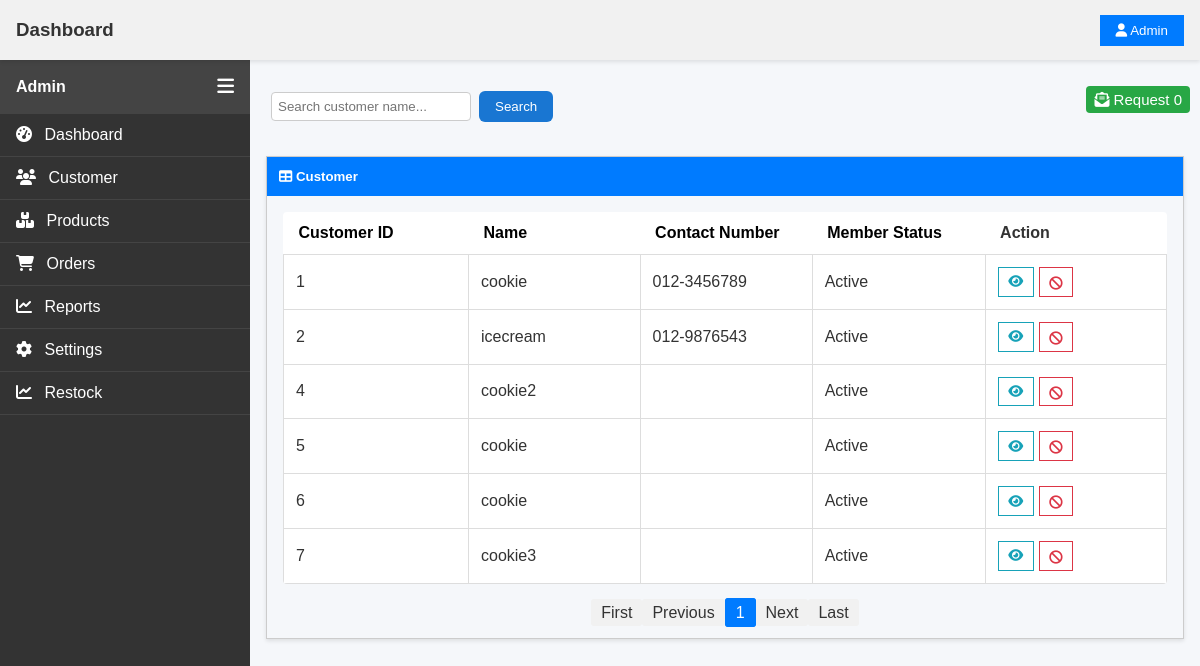
Screenshot of /pages/admin/view_customer.php (signed in) with the database file from the repository.
### tables this page shows
CREATE TABLE `user` (
  `userID` int(11) NOT NULL,
  `username` varchar(255) NOT NULL,
  `passwordHash` varchar(255) NOT NULL,
  `address` text DEFAULT NULL,
  `birthdate` date DEFAULT NULL,
  `email` varchar(255) NOT NULL,
  `emailVerified` tinyint(1) NOT NULL DEFAULT 0 COMMENT 'tinyint(1) is the same as boolean. 0 is false, 1 is true.',
  `phoneNo` varchar(15) DEFAULT NULL,
  `gender` enum('F','M','R') NOT NULL DEFAULT 'R' COMMENT 'F: Female. \r\nM: Male.\r\nR: Rather not say',
  `profilePic` varchar(255) DEFAULT NULL,
  `bio` varchar(1000) DEFAULT NULL,
  `memberStatus` enum('Active','Blocked') NOT NULL DEFAULT 'Active' COMMENT 'Active: regular registered user. Blocked: barred from admin from logging in.',
  `isDeleted` tinyint(1) NOT NULL DEFAULT 0 COMMENT 'tinyint(1) is the same as boolean. 0 is false, 1 is true.'
);

### pages/admin/view_customer.php (the view, shortened to what this page needs)
<?php
require '../../_base.php';
require_once  "../admin/main.php";
?>
<?php
$fields = [
    'userID' => 'Customer ID',
    'username' => 'Name',
    'phoneNo' => 'Contact Number',
    'memberStatus' => 'Member Status'
];
$username = $_GET['username'] ?? '';
$sort = req('sort');
key_exists($sort,$fields)||$sort='userID';
$dir = req('dir');
in_array($dir,['asc','desc'])||$dir='asc';
$page = req('page', 1);
require_once '../../Pager.php';
$p = new Pager("SELECT * FROM user WHERE username like ? ORDER BY $sort $dir", ["%$username%"], 10, $page);
$arr = $p->result;
$stmA = $_db->prepare("SELECT COUNT(*) AS TotalRequest FROM blockeduser WHERE role ='user' AND status='request'");
$stmA->execute();
$resultA = $stmA->fetch();
?>
<div class="main-content" style="  margin-left: var(--sidebar-width);
margin-top: 50px;
padding: 1rem;">
<div class="searchBar" style="display:flex;">
    <div>
<form class="search-box" method="get">
    <?= html_search('username', 'Search customer name...', 'padding: 6px; border-radius: 4px; border: 1px solid #ccc; width: 200px;') ?>
    <button onclick="playSound()" type="submit">Search</button>
    </form>
    </div>
    <div style="position: absolute; right: 0;">
    <a href="/pages/admin/view_customer_request.php" class="btn-add"><i class="fa-solid fa-envelope-open-text"></i> Request <?= htmlspecialchars($resultA->TotalRequest) ?></a>
    </div>
</div>
    <div class="container-table">
        <div class="tb-title">
            <h5 style="margin: 0;"><i class="fas fa-table"></i> Customer </h5>
        </div>
        <div style="padding: 1rem;">
            <table class="tb">
                <tr>
                <?php
        sorting($fields, $_GET['sort'] ?? '', $_GET['dir'] ?? '');
        ?>
        <th>Action</th>
                </tr>
                <?php foreach ($arr as $c): ?>
                    <tr class="row">
                        <td class="content td"><?= $c->userID ?></td>
                        <td class="content td"><?= $c->username ?></td>
                        <td class="content td"><?= $c->phoneNo ?></td>
                        <td class="content td"><?= $c->memberStatus ?></td>
                        <td class="content td">
                            <div class="action">
                                <button class="action-btn-details" data-get="customer_detail.php?userID=<?= $c->userID ?>"><i class="fas fa-eye"></i></button>
                                <?php if ($c->memberStatus=='Active'): ?>
                                <button class="action-btn-delete" data-post="/pages/admin/blockCustomer.php?userID=<?= $c->userID ?>" data-confirm="Are you sure you want to block this user?"><i class="fas fa-ban"></i></button>
                                <?php endif ?>
                            </div>
                        </td>
                    </tr>
                <?php endforeach ?>
            </table>
            <div class="pagination" style="text-align: center; margin-top: 1rem;">
<?= $p->html("sort=$sort&dir=$dir") ?>
    </div>
        </div>
                                </div>
</div>
<?php
require '../../admin_foot.php';
?>

### pages/admin/main.php (shortened to what this page needs)
<!DOCTYPE html>
<html lang="en" data-theme="light">
<head>
  <link rel="stylesheet" href="https://cdnjs.cloudflare.com/ajax/libs/font-awesome/6.4.0/css/all.min.css">
  <link rel="stylesheet" href="/css/main.css">
  <link rel="stylesheet" href="/css/topbar.css">
  <link rel="stylesheet" href="/css/sidebar.css">
  <link rel="stylesheet" href="/css/admin.css">
  <link rel="stylesheet" href="../../lang.js">
  <?php link_stylesheet($stylesheetArray ?? ''); ?>
</head>
<body>
  <?php include __DIR__ . "/../../admin_topbar.php"; ?>
  <?php include __DIR__ . '/../../admin_sidebar.php'; ?>

### _base.php (shortened to what this page needs)
<?php
$time = time();
function link_stylesheet($stylesheetArray) {
    global $time;
    if (is_array($stylesheetArray)) {
        foreach ($stylesheetArray as $stylesheet) {
            echo "<link rel='stylesheet' href='$stylesheet?v=$time' />";
        }
    }
}
function req($key, $value=null){
    $value = $_REQUEST[$key] ?? $value;
    return is_array($value) ? array_map('trim',$value) : trim($value);
}
function html_search($key, $placeholder = 'Search...', $style = '') {
    $value = htmlentities($_GET[$key] ?? '', ENT_QUOTES, 'UTF-8');
    return "<input
                type='text'
                name='$key'
                value='$value'
                placeholder='$placeholder'
                style='$style'>";
}
function sorting($fields, $sort, $dir, $href = '') {
    foreach ($fields as $k => $v) {
        $d = 'asc';
        $c = '';
        $queryString = http_build_query(array_merge($_GET, ['sort' => $k, 'dir' => $d]));
        echo "<th><a href='?$queryString' class='$c'>$v</a></th>";
    }
}

### admin_topbar.php (shortened to what this page needs)
<!DOCTYPE html>
<html lang="en">
<head>
  <link rel="stylesheet" href="/css/topbar.css">
</head>
<body>
<div class="topbar">
  <h3>Dashboard</h3>
  <div class="topbar-right">
    <div class="dropdown">
      <button class="dropdown-toggle" type="button">
        <i class="fas fa-user"></i> Admin
      </button>
    </div>
  </div>
</div>

### admin_sidebar.php (shortened to what this page needs)
<div class="sidebar" id="sidebar">
  <div class="sidebar-header">
    <h4>Admin</h4>
    <button class="sidebar-toggle-btn" id="sidebarToggle">
      <i class="fas fa-bars"></i>
    </button>
  </div>
  <ul class="nav-links">
    <li>
      <a href="/pages/admin/admin_home.php"><i class="fas fa-tachometer-alt"></i> Dashboard</a>
    </li>
    <li>
      <a href="/pages/admin/view_customer.php"><i class="fas fa-users"></i> Customer</a>
    </li>
    <li>
      <a href="/pages/admin/product/admin_product.php"><i class="fas fa-boxes"></i> Products</a>
    </li>
    <li>
      <a href="/pages/admin/admin_order.php"><i class="fas fa-shopping-cart"></i> Orders</a>
    </li>
    <li>
      <a href="/pages/admin/product/adminProductAnlysis.php"><i class="fas fa-chart-line"></i> Reports</a>
    </li>
    <li>
      <a href="#"><i class="fas fa-cog"></i> Settings</a>
    </li>
    <li>
      <a href="/pages/admin/product/stock.php"><i class="fas fa-chart-line"></i> Restock </a>
    </li>
  </ul>
</div>

### pager.php (shortened to what this page needs)
<?php
class Pager {
    public $page;
    public $page_count;
    public function __construct($query, $params, $limit, $page) {
        global $_db;
        $this->limit = ctype_digit($limit) ? max($limit, 1) : 10;
        $this->page = ctype_digit($page) ? max($page, 1) : 1;
        $q = preg_replace('/SELECT.+FROM/', 'SELECT COUNT(*) FROM', $query, 1);
        $stm = $_db->prepare($q);
        $stm->execute($params);
        $this->item_count = $stm->fetchColumn();
        $this->page_count = ceil($this->item_count / $this->limit);
        $offset = ($this->page - 1) * $this->limit;
        $stm = $_db->prepare($query . " LIMIT $offset, $this->limit");
        $stm->execute($params);
        $this->result = $stm->fetchAll();
    }
    public function html($href = '', $attr = '') {
        $prev = max($this->page - 1, 1);
        $next = min($this->page + 1, $this->page_count);
        echo "<nav class='pager' $attr>";
        echo "<a href='?page=1&$href'>First</a>";
        echo "<a href='?page=$prev&$href'>Previous</a>";
        for ($p = 1; $p <= $this->page_count; $p++) {
            $c = $p == $this->page ? 'active' : '';
            echo "<a href='?page=$p&$href' class='$c'>$p</a>";
        }
        echo "<a href='?page=$next&$href'>Next</a>";
        echo "<a href='?page=$this->page_count&$href'>Last</a>";
        echo "</nav>";
    }
}

### admin_foot.php (shortened to what this page needs)
</body>
</html>

### css/main.css (style rules this page uses)
body { margin: 0; padding: 0; font-family: Arial, sans-serif; background-color: #f8f9fa; color: #333; }
.main-content { margin-left: var(--sidebar-width); margin-top: 50px; padding: 1rem; }
.container-table { border: 1px solid #ccc; box-shadow: 0 2px 4px rgba(0,0,0,0.1); }
.tb-title { background-color: #007bff; color: #fff; padding: 0.75rem; }
.tb { width: 100%; border-collapse: collapse; }
.td { padding: 0.75rem; border: 1px solid #ddd; }
.action-btn-details { padding: 0.3rem 0.6rem; border: 1px solid #17a2b8; background: none; cursor: pointer; color: #17a2b8; }
.action-btn-delete { padding: 0.3rem 0.6rem; padding-top: 8px ; border: 1px solid #dc3545; background: none; cursor: pointer; color: #dc3545; }
.pagination a { padding: 5px 10px; background: #f1f1f1; text-decoration: none; border-radius: 3px; color: #333; }
.pagination { display: flex; justify-content: center; align-items: center; gap: 5px; }
.pagination .active { background-color: #007bff; color: #fff; border: 1px solid #007bff; }
.search-box { display: flex; align-items: center; gap: 0.5rem; flex: 1; }
.search-box input[type="text"] { padding: 0.5rem 1rem; border-radius: 6px; border: 1px solid #ccc; flex: 1; }
.search-box button { padding: 0.5rem 1rem; border: none; background-color: #1976d2; color: white; border-radius: 6px; cursor: pointer; transition: background-color 0.3s; }

### css/topbar.css (style rules this page uses)
:root { --topbar-height: 60px; }
.topbar { position: fixed; top: 0; left: 0; right: 0; height: var(--topbar-height); background-color: #f1f1f1; color: #333; display: flex; align-items: center; justify-content: space-between; padding: 0 1rem; box-shadow: 0 2px 4px rgba(0, 0, 0, 0.1); z-index: 9999; }
.topbar h3 { margin: 0; }
.topbar-right { display: flex; align-items: center; gap: 1rem; }
.dropdown { position: relative; }
.dropdown-toggle { background: #007bff; color: #fff; border: none; padding: 0.5rem 1rem; cursor: pointer; }

### css/sidebar.css (style rules this page uses)
:root { --sidebar-width: 250px; --topbar-height: 60px; }
.sidebar { position: fixed; top: var(--topbar-height); left: 0; width: var(--sidebar-width); height: calc(100vh - var(--topbar-height)); background-color: #333; color: #fff; transition: all 0.3s; overflow-y: auto; z-index: 9998; }
.sidebar-header { display: flex; justify-content: space-between; align-items: center; background-color: #444; padding: 1rem; }
.sidebar-header h4 { margin: 0; }
.sidebar-toggle-btn { background: none; border: none; color: #fff; font-size: 1.2rem; cursor: pointer; }
.nav-links { list-style: none; padding: 0; margin: 0; }
.nav-links li { border-bottom: 1px solid #444; }
.nav-links li a { display: block; padding: 0.75rem 1rem; color: #fff; text-decoration: none; transition: background-color 0.2s; }
.nav-links li a i { margin-right: 0.5rem; }
.active { background-color: #555; }

### css/admin.css (style rules this page uses)
* { box-sizing: border-box; }
:root { --side-container-width: 150px; }
body { margin: 0; font-family: Arial, sans-serif; }
.main-content { margin-left: var(--sidebar-width); margin-top: 50px; padding: 1rem; }
.container-table { border: 1px solid #ccc; box-shadow: 0 2px 4px rgba(0,0,0,0.1); }
.tb-title { background-color: #007bff; color: #fff; padding: 0.75rem; }
.tb { width: 100%; border-collapse: collapse; }
.td { padding: 0.75rem; border: 1px solid #ddd; }
.action-btn-details { padding: 0.3rem 0.6rem; border: 1px solid #17a2b8; background: none; cursor: pointer; color: #17a2b8; }
.action-btn-delete { padding: 0.3rem 0.6rem; padding-top: 8px ; border: 1px solid #dc3545; background: none; cursor: pointer; color: #dc3545; }
.tb th a { color: inherit; display: block; color:black; text-decoration: none; }

### css/admin_product.css (style rules this page uses)
* { margin: 0; padding: 0; box-sizing: border-box; }
body { font-family: Arial, sans-serif; background-color: #f5f7fa; color: #333; }
.btn-add { background-color: #28a745; }
table { width: 100%; border-collapse: collapse; background-color: #fff; margin-bottom: 20px; border-radius: 4px; overflow: hidden; }
table th, table td { padding: 12px 15px; text-align: left; border-bottom: 1px solid #ddd; }
table th { font-weight: 600; }
.pagination a { padding: 5px 10px; background: #f1f1f1; text-decoration: none; border-radius: 3px; color: #333; }

### css/admin_customer.css (style rules this page uses)
.content { width: 80vw; }
.searchBar { height: 40px; margin:25px 5px; text-align: end; }
.action { display: flex; gap: 5px; }
td,th { padding: 10px 10px; }
.btn-add { width: 20%; height:35px; margin: 10px 10px; background-color: #28a745; border: none; text-align: center; text-decoration: none; color:white; font-size: 15px; padding: 5px 8px; border-radius: 4px; }

### rows the page displays
user: userID "1", username "cookie", phoneNo "012-3456789", memberStatus "Active"
user: userID "2", username "icecream", phoneNo "012-9876543", memberStatus "Active"
user: userID "4", username "cookie2", memberStatus "Active"
user: userID "5", username "cookie", memberStatus "Active"
user: userID "6", username "cookie", memberStatus "Active"
user: userID "7", username "cookie3", memberStatus "Active"

### other values shown
$resultA->TotalRequest "0"
$v "Customer ID"
$v "Name"
$v "Contact Number"
$v "Member Status"
